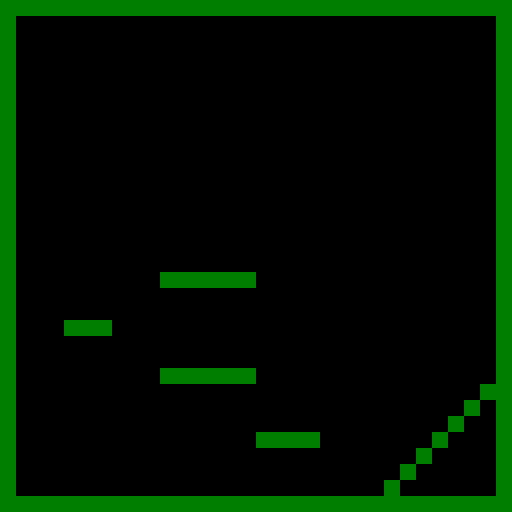

The image is a tile-based game level rendered from a .tmx file. Its description and source (layers, tilesets, objects; grid data summarised) follow:
An orthogonal 32x32 tile map with 16x16 px tiles, 1 tile layer (Terrain).

<map version="1.0.0" orientation="orthogonal" renderorder="right-down" width="32" height="32" tilewidth="16" tileheight="16" nextobjectid="1">
 <tileset firstgid="1" source="test1.tsx" />
 <layer name="Terrain" width="32" height="32">
  <data>[1024 cells, 150 non-empty, 1 distinct tile ids]</data>
 </layer>
</map>
